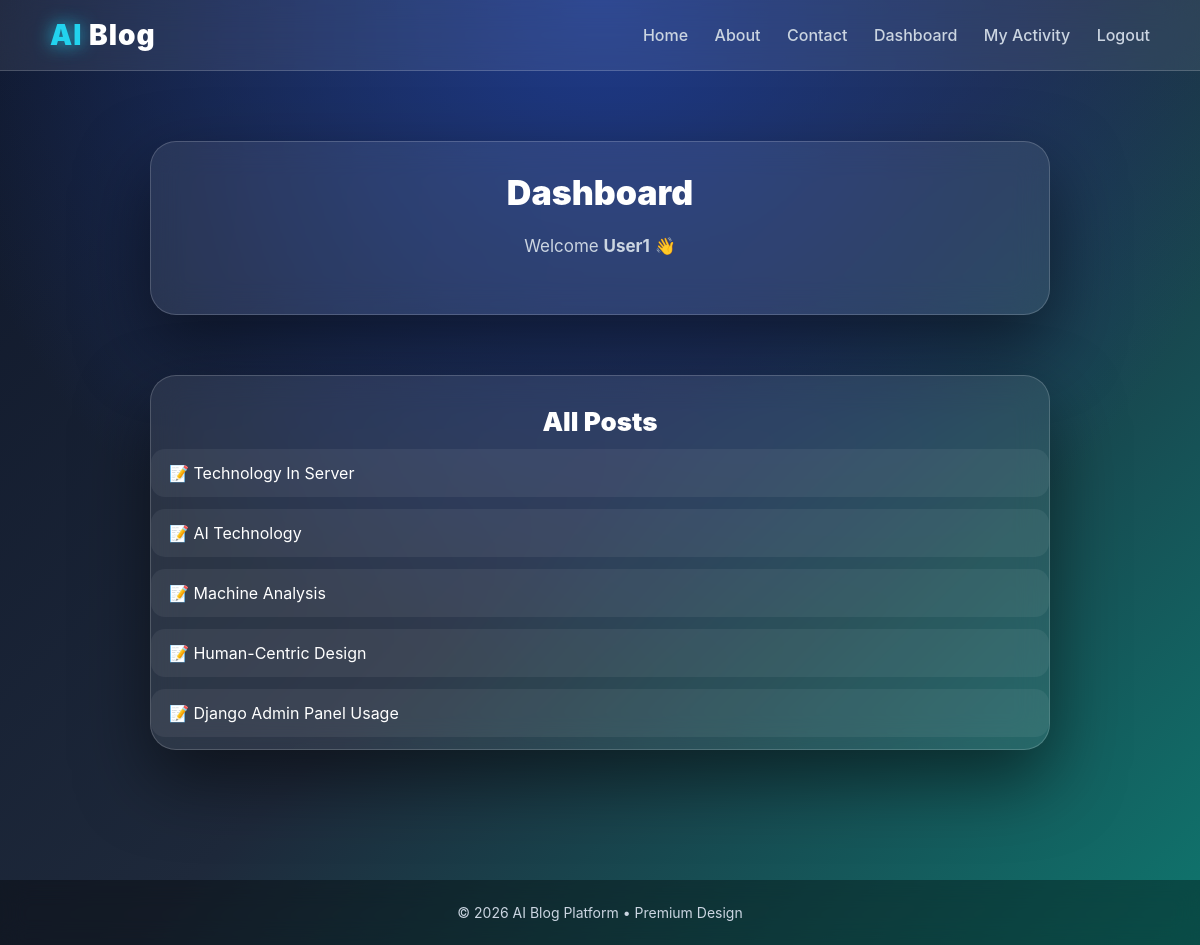
The page /dashboard/ (signed in) on the database its author committed.
### ai_model/models.py (models this page shows, shortened)
class Post(models.Model):
    author = models.ForeignKey(User, on_delete=models.CASCADE)
    category = models.ForeignKey(Category, on_delete=models.CASCADE)
    title = models.CharField(max_length=200)
    slug = models.SlugField(unique=True, blank=True)
    content = models.TextField()
    image = models.ImageField(upload_to='posts/', blank=True)
    ai_summary = models.TextField(blank=True)
    views = models.IntegerField(default=0)
    likes = models.ManyToManyField(User, blank=True, related_name='liked_posts')
    is_published = models.BooleanField(default=True)
    created_at = models.DateTimeField(auto_now_add=True)

### ai_model/views.py (the view)
# urls.py: path('dashboard/', views.dashboard, name='dashboard'),
@login_required
def dashboard(request):
    posts = Post.objects.all().order_by('-created_at')
    return render(request, 'ai_model/dashboard.html', {'posts': posts})

### ai_model/templates/ai_model/dashboard.html
{% extends 'ai_model/base.html' %}
{% block content %}
<div class="blog-card">
    <h1 class="blog-title">Dashboard</h1>
    <p class="blog-content">
        Welcome <b>{{ request.user.username }}</b> 👋
    </p>
</div>
<div class="blog-card">
    <h2 class="blog-title" style="font-size:26px;">All Posts</h2>
    {% for post in posts %}
        <div style="
            background: rgba(255,255,255,0.06);
            padding:14px 18px;
            border-radius:14px;
            margin-bottom:12px;
        ">
            📝 {{ post.title }}
        </div>
    {% empty %}
        <p class="blog-content">No posts available</p>
    {% endfor %}
</div>
{% endblock %}

### ai_model/templates/ai_model/static/ai_model/style.css (style rules this page uses)
body { font-family: Arial; background: #f4f6f9; }

### ai_model/templates/ai_model/base.html (style rules this page uses)
:root { --bg-main:#0f172a; --bg-grad-1:#1e293b; --bg-grad-2:#0f766e; --glass-bg:rgba(255,255,255,0.08); --glass-border:rgba(255,255,255,0.18); --text-main:#ffffff; --text-soft:#cbd5e1; --accent:#22d3ee; }
* { box-sizing:border-box; }
body { margin:0; font-family:'Inter',system-ui,sans-serif; color:var(--text-main); min-height:100vh; background: radial-gradient(circle at top,#1e3a8a,transparent 60%), linear-gradient(135deg,var(--bg-main),var(--bg-grad-1),var(--bg-grad-2)); background-attachment:fixed; }
.blog-card { max-width:900px; margin:0 auto 60px auto; background:var(--glass-bg); border:1px solid var(--glass-border); border-radius:26px; overflow:hidden; backdrop-filter:blur(16px); box-shadow:0 30px 70px rgba(0,0,0,.5); transition:.4s; }
.blog-title { text-align:center; font-size:34px; font-weight:900; margin:30px 20px 12px; }
.blog-content { text-align:center; color:var(--text-soft); font-size:17px; line-height:1.9; padding:0 50px 35px; }

### rows shown on the page
Post: title "Technology In Server"
Post: title "AI Technology"
Post: title "Machine Analysis"
Post: title "Human-Centric Design"
Post: title "Django Admin Panel Usage"

### other values the page prints
{{ request.user.username }} "User1"
